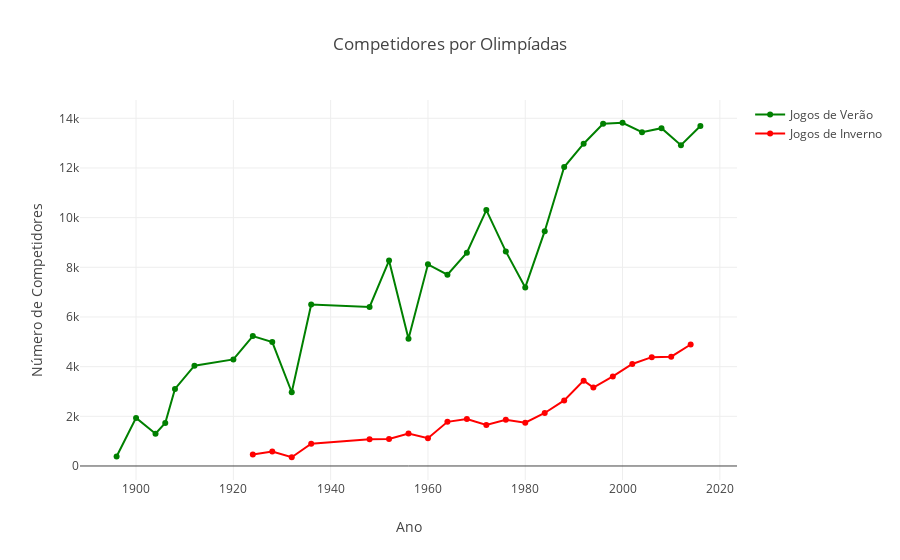

Notebook source saved alongside this figure:
### Code cell
olympic_athletes = ATHLETE_EVENTS_CSV.groupby('Year')['Season'].value_counts()

olympics_df = pd.DataFrame(
    data = {'Athletes': olympic_athletes.values},
    index = olympic_athletes.index
).reset_index()


plot_summer_winter_athletes(olympics_df)

### Figure 1 — Plotly figure (JSON) as saved in the notebook; plotly's stock layout.template omitted (floating-point values rounded to 4 significant figures)
{"data": [{"marker": {"color": "Green"}, "mode": "markers+lines", "name": "Jogos de Verão", "type": "scatter", "uid": "5263ab49-9dd3-4df9-8243-a7251b06eb8a", "x": [1896, 1900, 1904, 1906, 1908, 1912, 1920, 1924, 1928, 1932, 1936, 1948, 1952, 1956, 1960, 1964, 1968, 1972, 1976, 1980, 1984, 1988, 1992, 1996, 2000, 2004, 2008, 2012, 2016], "y": [380, 1936, 1301, 1733, 3101, 4040, 4292, 5233, 4992, 2969, 6506, 6405, 8270, 5127, 8119, 7702, 8588, 10304, 8641, 7191, 9454, 12037, 12977, 13780, 13821, 13443, 13602, 12920, 13688]}, {"marker": {"color": "Red"}, "mode": "markers+lines", "name": "Jogos de Inverno", "type": "scatter", "uid": "ee9f1a43-48c5-43e1-b987-8ac5836a5e15", "x": [1924, 1928, 1932, 1936, 1948, 1952, 1956, 1960, 1964, 1968, 1972, 1976, 1980, 1984, 1988, 1992, 1994, 1998, 2002, 2006, 2010, 2014], "y": [460, 582, 352, 895, 1075, 1088, 1307, 1116, 1778, 1891, 1655, 1861, 1746, 2134, 2639, 3436, 3160, 3605, 4109, 4382, 4402, 4891]}], "layout": {"hovermode": "closest", "title": {"text": "Competidores por Olimpíadas"}, "xaxis": {"showticklabels": true, "title": {"text": "Ano"}}, "yaxis": {"title": {"text": "Número de Competidores"}}}}
